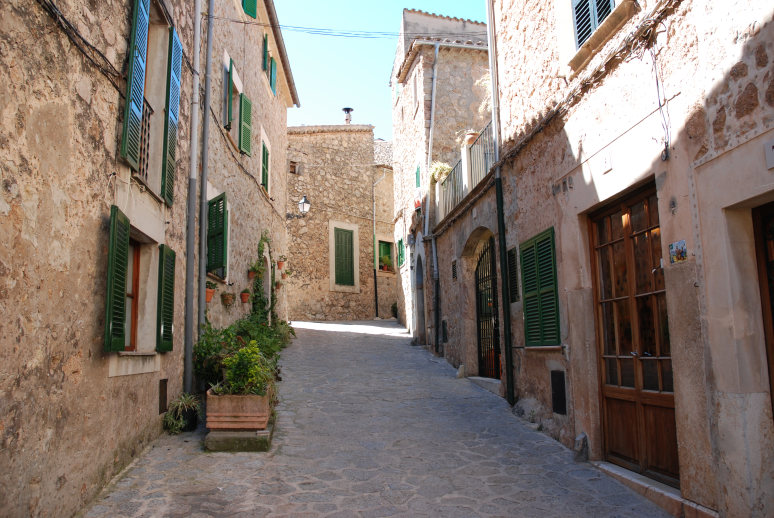
#> input picture images/alley.jpg, 774 x 518 px
$ jupyter execute inpainting.ipynb
#> lines starting #> are read from the running program, lines starting #| are printed output that depends on the picture; after the words box and inside, x2 and y2 are one past the last pixel; in counts of white or black regions, pixels touching at a corner belong together
[cell 1]
import cv2 as cv
import numpy as np
import matplotlib.pyplot as plt
from math import log10

## Image inpainting

Bài toán image inpainting là một dạng bài toán khôi phục ảnh. Cụ thể là từ một bức ảnh bị rỗ, hỏng một số vùng (đánh dầu là màu đen hoặc trắng). Người nhìn vào vẫn có thể hình dung được một chút các vùng bị hỏng đó. Yêu cầu bài toán là khôi phục được vùng ảnh bị lỗi đó từ các giá trị pixel ảnh vẫn còn nguyên vẹn xung quanh.

OpenCV cài đặt thuật toán inpainting trên hàm `inpaint`. Các tham số cần truyền cho hàm `inpaint` gồm
* `src` - nguồn ảnh cần khôi phục
* `mask` - vị trí ảnh bị hỏng, lỗi cần khôi phục
* `inpaintRadius` - tham số cho thuật toán khôi phục
* `flags` - tham số method cho OpenCV biết sử dụng thuật toán nào

  OpenCV hỗ trợ hai thuật inpainting là:
* **Fast Marching Method**, truyền tham số flag method `INPAINT_TELEA`
* **Navier Strokes**, truyền tham số flag method `INPAINT_NS`

[cell 2]
img = cv.imread("images/alley.jpg")
#> img is the input picture: shape (518, 774, 3); mean B, G, R 112.7, 121.3, 133.9
img_degraded = cv.imread("images/alley_strokes.jpg")
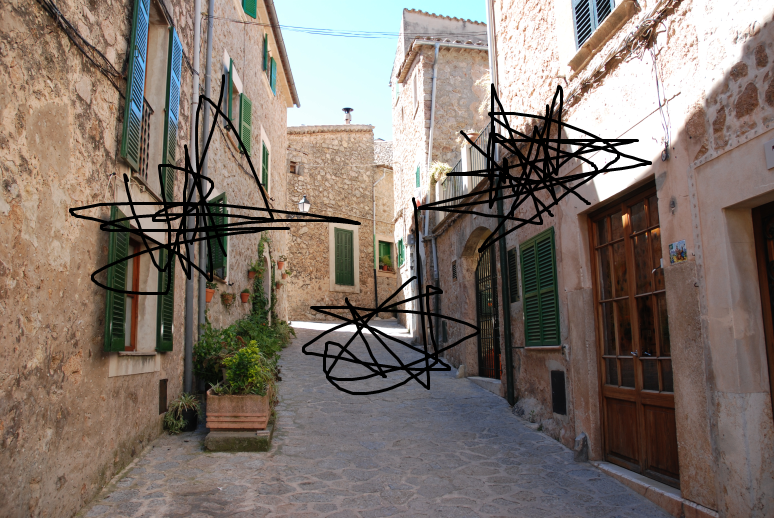
#> input picture images/alley_strokes.jpg, 774 x 518 px
#> img_degraded is the input picture: shape (518, 774, 3); mean B, G, R 107.5, 115.8, 127.8

H,W = img.shape[:2]
#> H = 518; W = 774
PSNR = 10 * log10(255**2 / (((img_degraded - img)**2).sum() / (H*W*3)))
#> PSNR = 40.65
print(f"PSNR={PSNR:.4f}")
#| PSNR=40.6461

plt.subplot(1, 2, 1)
plt.imshow(cv.cvtColor(img, cv.COLOR_BGR2RGB))
plt.subplot(1, 2, 2)
plt.imshow(cv.cvtColor(img_degraded, cv.COLOR_BGR2RGB))
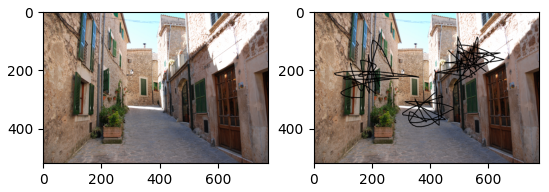
#> figure drawn by matplotlib, 2 panels

[cell 3]
mask = cv.cvtColor(img_degraded, cv.COLOR_BGR2GRAY)
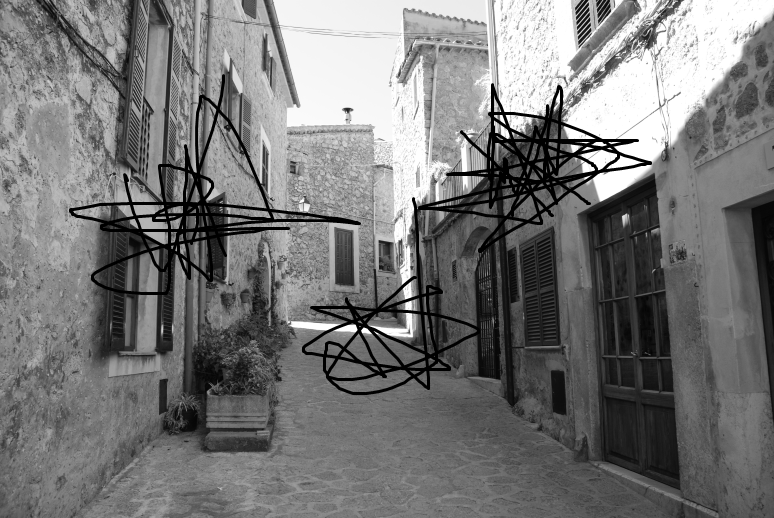
#> mask: shape (518, 774); min 0, max 255, mean 118.5
ret, mask = cv.threshold(mask, 2, 255, cv.THRESH_BINARY_INV)
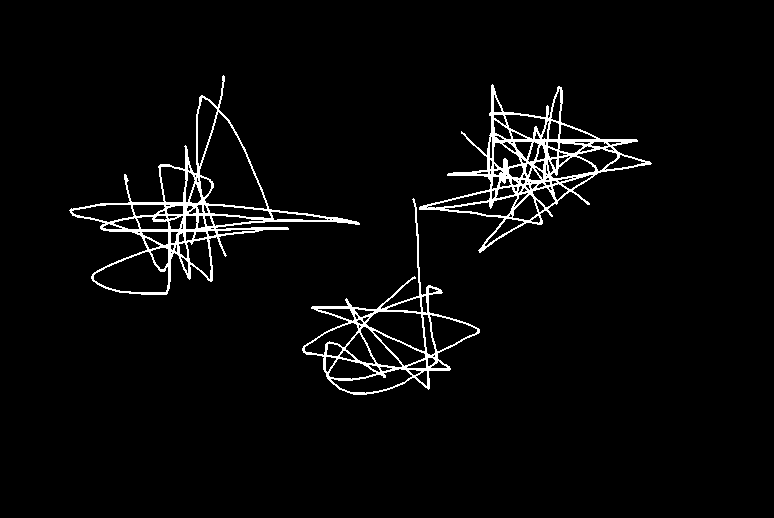
#> mask: shape (518, 774); 3.5% white in thin lines or dots, all inside (x1, y1, x2, y2) = (69, 75, 652, 395)
mask = cv.dilate(mask, kernel=np.ones((3, 3), np.uint8), iterations=2)
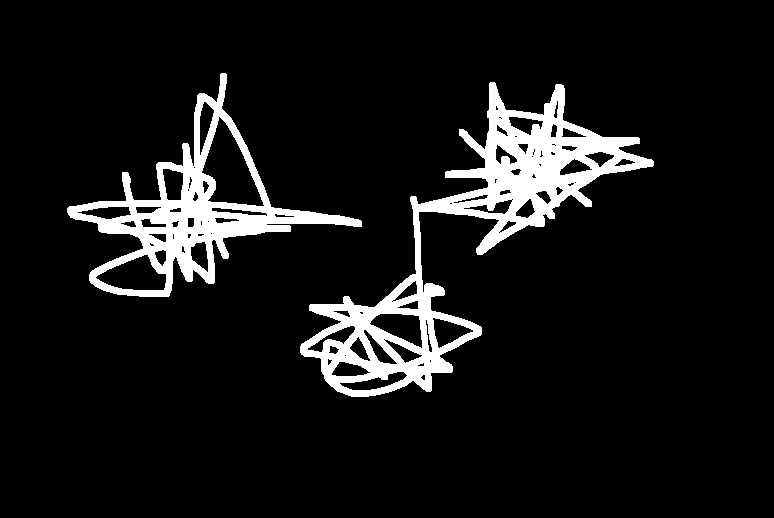
#> mask: shape (518, 774); 8.9% white; 2 white regions, box (x1, y1, x2, y2) and area: (300, 82, 654, 397) 22316, (67, 73, 362, 297) 13437
plt.subplot(1, 2, 1)
plt.imshow(cv.cvtColor(img_degraded, cv.COLOR_BGR2RGB))
plt.subplot(1, 2, 2)
plt.imshow(mask, cmap='gray', vmin=0, vmax=255)
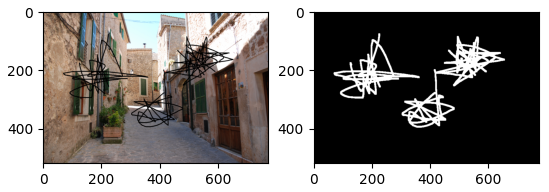
#> figure drawn by matplotlib, 2 panels

[cell 4]
fast_marching = cv.inpaint(img_degraded, mask, 3, cv.INPAINT_TELEA)
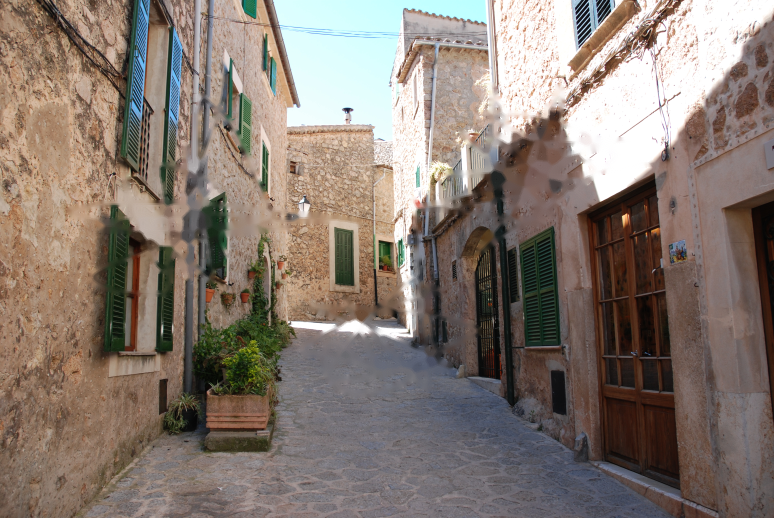
#> fast_marching: shape (518, 774, 3); mean B, G, R 112.9, 121.5, 134.1
H, W = fast_marching.shape[:2]
PSNR = 10 * log10(255**2 / (((fast_marching - img)**2).sum() / (H*W*3)))
#> PSNR = 39.95
print(f"PSNR={PSNR:.4f}")
#| PSNR=39.9496
plt.imshow(cv.cvtColor(fast_marching, cv.COLOR_BGR2RGB))

[cell 5]
navier = cv.inpaint(img_degraded, mask, 3, cv.INPAINT_NS)
PSNR = 10 * log10(255**2 / (((navier - img)**2).sum() / (H*W*3)))
#> PSNR = 39.97
print(f"PSNR={PSNR:.4f}")
#| PSNR=39.9749
plt.imshow(cv.cvtColor(navier, cv.COLOR_BGR2RGB))
